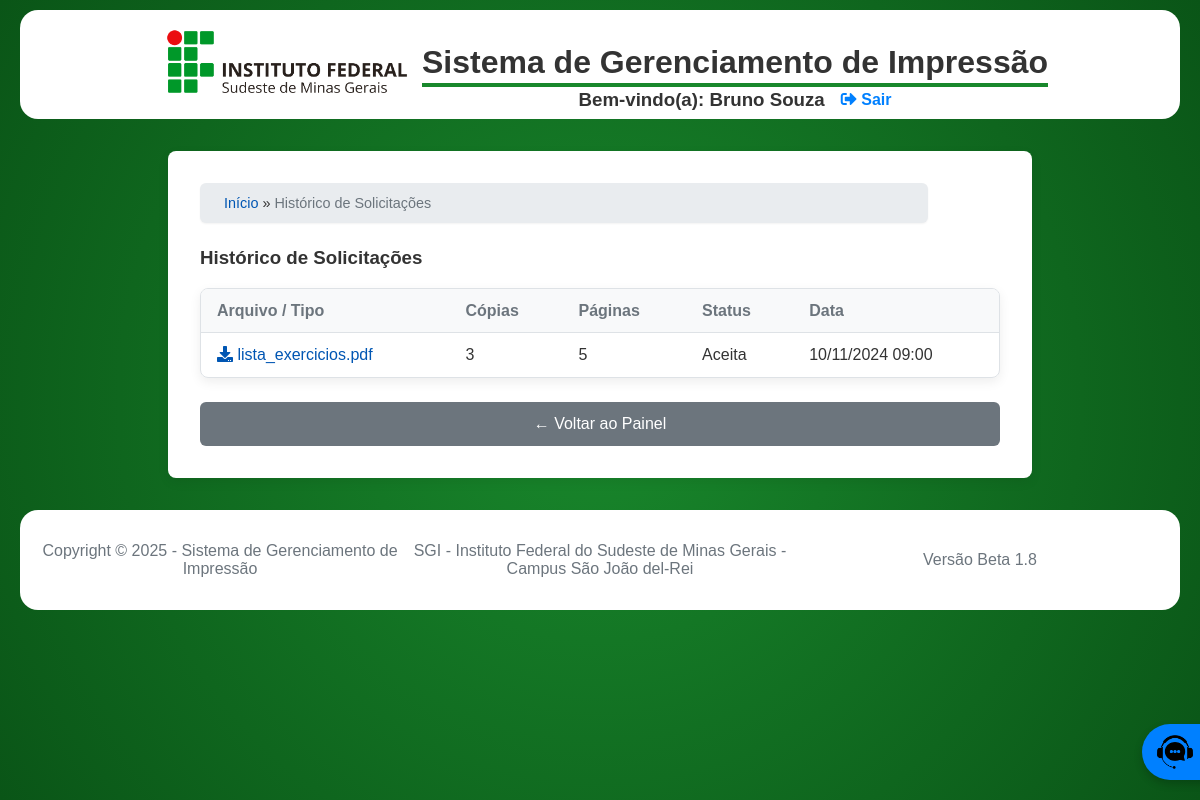
/pages/aluno/historico_solicitacoes.php (signed in), run on an earlier commit of the app's database.
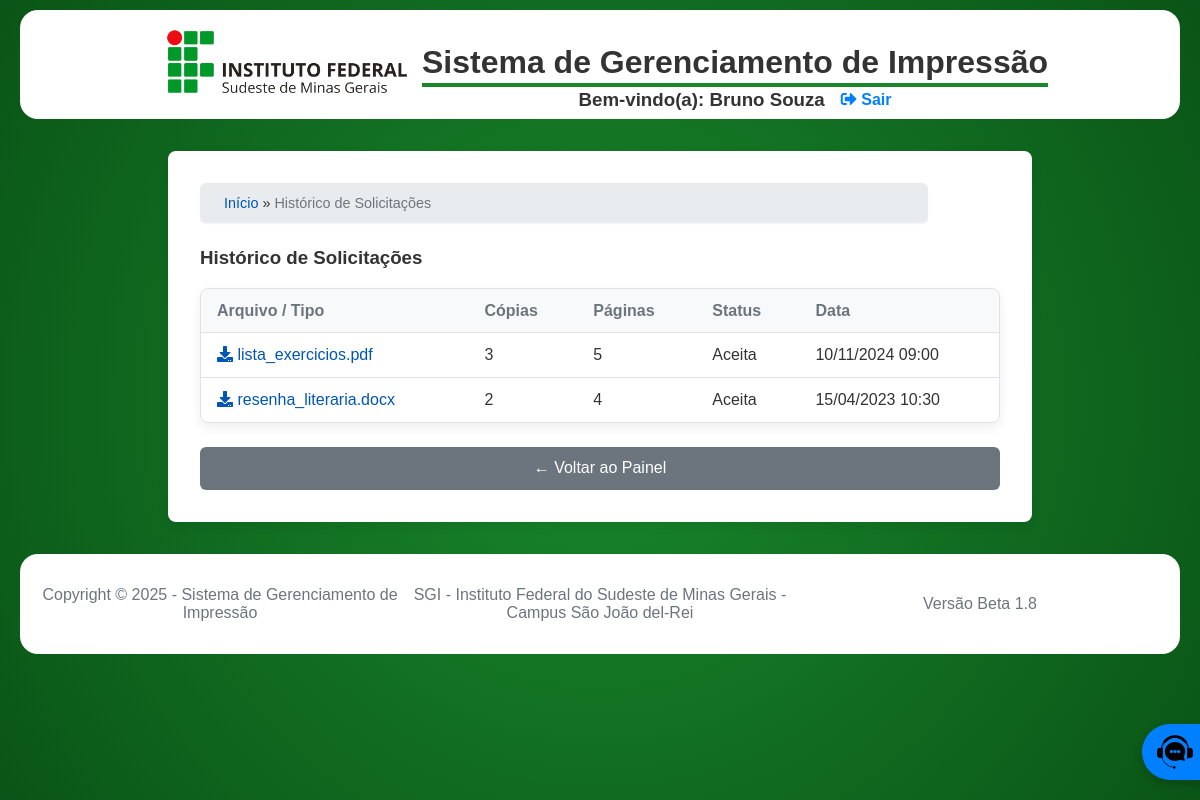
And on a later commit of the database.
### tables this page shows
CREATE TABLE `SolicitacaoImpressao` (
  `id` int(11) NOT NULL AUTO_INCREMENT,
  `cpf_solicitante` char(11) NOT NULL,
  `tipo_solicitante` enum('Aluno','Servidor') NOT NULL,
  `arquivo_path` text DEFAULT NULL,
  `qtd_copias` int(11) NOT NULL,
  `qtd_paginas` int(11) NOT NULL DEFAULT 1,
  `colorida` tinyint(1) NOT NULL DEFAULT 0,
  `status` enum('Nova','Lida','Aceita','Rejeitada') NOT NULL DEFAULT 'Nova',
  `data_criacao` datetime NOT NULL DEFAULT current_timestamp(),
  `reprografia_id` int(11) DEFAULT NULL,
  `arquivada` tinyint(1) NOT NULL DEFAULT 0,
  PRIMARY KEY (`id`),
  KEY `reprografia_id` (`reprografia_id`),
  CONSTRAINT `SolicitacaoImpressao_ibfk_1` FOREIGN KEY (`reprografia_id`) REFERENCES `Reprografia` (`id`) ON DELETE SET NULL
);

### pages/aluno/historico_solicitacoes.php (the view, shortened to what this page needs)
<?php
require_once '../../includes/config.php';
require_once '../../includes/header.php';
$aluno_cpf = $_SESSION['usuario']['cpf'];
$stmt = $conn->prepare(
    'SELECT id, arquivo_path, qtd_copias, qtd_paginas, status, data_criacao
     FROM SolicitacaoImpressao
     WHERE cpf_solicitante = ? AND tipo_solicitante = "Aluno"
     ORDER BY data_criacao DESC'
);
$stmt->execute([$aluno_cpf]);
$solicitacoes = $stmt->fetchAll(PDO::FETCH_ASSOC);
?>
<link rel="stylesheet" href="dashboard_aluno.css?v=<?= ASSET_VERSION ?>">
<main class="container">
    <div class="container-principal">
        <?php
        if (isset($_SESSION['usuario'])) {
            gerar_migalhas();
        }
        ?>
    <h3>Histórico de Solicitações</h3>
    <div id="tabela-solicitacoes">
        <table>
            <thead>
                <tr>
                    <th>Arquivo / Tipo</th>
                    <th>Cópias</th>
                    <th>Páginas</th>
                    <th>Status</th>
                    <th>Data</th>
                </tr>
            </thead>
            <tbody>
                <?php if (empty($solicitacoes)): ?>
                    <tr><td colspan="5" style="text-align: center;">Nenhuma solicitação encontrada no seu histórico.</td></tr>
                <?php else: foreach ($solicitacoes as $s): ?>
                    <tr>
                        <td>
                            <?php
                            if (empty($s['arquivo_path'])) {
                                echo '<strong><i class="fas fa-store-alt"></i> <em>Solicitação no Balcão</em></strong>';
                            } else {
                                echo '<a href="download.php?id_solicitacao=' . htmlspecialchars($s['id']) . '" target="_blank" title="Baixar ' . htmlspecialchars($s['arquivo_path']) . '">';
                                echo '<i class="fas fa-download"></i> ' . htmlspecialchars($s['arquivo_path']);
                                echo '</a>';
                            }
                            ?>
                        </td>
                        <td><?= (int)$s['qtd_copias'] ?></td>
                        <td><?= (int)$s['qtd_paginas'] ?></td>
                        <td><?= htmlspecialchars($s['status']) ?></td>
                        <td><?= htmlspecialchars(date('d/m/Y H:i', strtotime($s['data_criacao']))) ?></td>
                    </tr>
                <?php endforeach; endif; ?>
            </tbody>
        </table>
    </div>
    <button onclick="window.location.href='dashboard_aluno.php'">&larr; Voltar ao Painel</button>
</main>
<?php require_once '../../includes/footer.php'; ?>

### includes/header.php (shortened to what this page needs)
<!DOCTYPE html>
<html lang="pt-BR">
<head>
    <link rel="stylesheet" href="<?= BASE_URL ?>/styles.css?v=<?= ASSET_VERSION ?>">
    <link rel="stylesheet" href="https://cdnjs.cloudflare.com/ajax/libs/font-awesome/5.15.4/css/all.min.css">
</head>
<body>
<header>
    <div>
        <img src="<?= BASE_URL ?>/img/logo_horizontal_ifsudestemg.png" alt="logomarca do IF">
    </div>
    <div class="header-title">
        <h1><?= SITE_NAME ?></h1>
        <hr>
        <?php if (isset($_SESSION['usuario']) && !empty($_SESSION['usuario'])): ?>
            <div class="user-info">
                <h3>Bem-vindo(a): <?= htmlspecialchars($_SESSION['usuario']['nome'] . (isset($_SESSION['usuario']['sobrenome']) ? ' ' . $_SESSION['usuario']['sobrenome'] : '')) ?></h3>
                <a class="logout" href="<?= BASE_URL ?>/includes/logout.php"><i class="fas fa-sign-out-alt"></i> Sair</a>
            </div>
        <?php endif; ?>
    </div>
</header>

### includes/config.php (shortened to what this page needs)
<?php
function gerar_migalhas() {
    $migalhas = '<a href="' . BASE_URL . '/index.php">Início</a>';
    $caminho = parse_url($_SERVER['REQUEST_URI'], PHP_URL_PATH);
    $caminho_base = parse_url(BASE_URL, PHP_URL_PATH);
    if (strpos($caminho, $caminho_base) === 0) {
        $caminho = substr($caminho, strlen($caminho_base));
    }
    $partes = explode('/', trim($caminho, '/'));
    $partes_ignoradas = ['pages', 'admin', 'admin_cad', 'admin_coen', 'aluno', 'servidor', 'reprografo'];
    $url_parcial = BASE_URL;
    foreach ($partes as $parte) {
        if (empty($parte) || in_array($parte, $partes_ignoradas)) {
            $url_parcial .= '/' . $parte;
            continue;
        }
        $url_parcial .= '/' . $parte;
        $nome_exibicao = str_replace(['_', '.php'], [' ', ''], $parte);
        $nome_exibicao = ucwords($nome_exibicao);
        $mapa_nomes = [
            'Dashboard Cad' => 'Painel CAD',
            'Dashboard Coen' => 'Painel COEN',
            'Configurar Semestre' => 'Configurações de Semestre',
            'Gerenciar Turmas' => 'Gerenciar Turmas',
            'Form Aluno' => 'Formulário de Aluno',
            'Form Servidor' => 'Formulário de Servidor',
            'Historico Solicitacoes' => 'Histórico de Solicitações',
            'Relatorio Reprografia' => 'Relatório Reprografia',
            'Dashboard Reprografia' => 'Painel da Reprografia',
        ];
        $nome_exibicao = $mapa_nomes[$nome_exibicao] ?? $nome_exibicao;
        if ($parte === end($partes)) {
            $migalhas .= ' &raquo; <span>' . htmlspecialchars($nome_exibicao) . '</span>';
        } else {
            $migalhas .= ' &raquo; <a href="' . $url_parcial . '">' . htmlspecialchars($nome_exibicao) . '</a>';
        }
    }
    echo '<nav class="trilha-migalhas">' . $migalhas . '</nav>';
}

### includes/footer.php (shortened to what this page needs)
    <footer>
        <p>Copyright &copy; <?php echo CURRENT_YEAR; ?> - <?php echo SITE_NAME; ?></p>
        <p><?php echo SITE_DESCRIPTION; ?></p>
        <p>Versão Beta <?php echo ASSET_VERSION; ?></p>
    </footer>
    <a href="<?= BASE_URL ?>/pages/utils/suporte.php" class="suporte-btn">
        <img src="<?= BASE_URL ?>/img/suporte.png" alt="Suporte" class="icone">
    </a>
</body>
</html>

### styles.css (style rules this page uses)
body { background: radial-gradient(circle at center, #19882c, #0A5517); background-attachment: fixed; font-family: Arial, sans-serif; margin: 0; padding: 0; color: #333; }
header { display: flex; justify-content: center; align-items: center; margin: 10px 20px; padding: 5px; background-color: #FFF; border-radius: 18px; }
header img { width: 250px; margin: 10px; }
header hr { border: 0; height: 4px; background-color: #19882c; margin-top: -20px; }
a { text-decoration: none; }
.logout { color: #0080ff; font-weight: bold; font-size: 16px; }
.user-info { display: flex; align-items: center; justify-content: center; gap: 1rem; margin-top: -24px; margin-bottom: -24px; }
footer { display: flex; justify-content: center; align-items: center; padding: 10px; margin: 10px 20px; height: 80px; border-radius: 18px; text-align: center; font-size: 16px; color: #6c757d; background-color: #FFF; position: relative; }
footer p { margin: 0; flex: 1; }
.suporte-btn { position: fixed; bottom: 20px; right: 20px; margin-right: -150px; background-color: #0080ff; color: white; border: none; border-radius: 50px; padding: 10px 15px; cursor: pointer; display: flex; align-items: center; box-shadow: 0 4px 8px rgba(0, 0, 0, 0.2); z-index: 1000; transition: all 0.3s ease; }
.suporte-btn .icone { width: 36px; height: 36px; margin-right: 10px; }
.trilha-migalhas { background-color: #e9ecef; width: 85%; padding: 0.75rem 1.5rem; border-radius: 6px; margin-bottom: 1.5rem; font-size: 0.9rem; box-shadow: 0 1px 2px rgba(0,0,0,0.05); }
.trilha-migalhas a { color: #0056b3; text-decoration: none; transition: color 0.2s; }
.trilha-migalhas span { color: #6c757d; font-weight: 500; }

### pages/aluno/dashboard_aluno.css (style rules this page uses)
:root { --cor-primaria: #007bff; --cor-primaria-hover: #0056b3; --cor-fundo: #f4f7f6; --cor-superficie: #ffffff; --cor-texto: #212529; --cor-texto-suave: #6c757d; --cor-borda: #dee2e6; --cor-fundo-claro: #f8f9fa; --sombra-card: 0 4px 12px rgba(0, 0, 0, 0.07); --raio-borda: 8px; }
.container { max-width: 800px; margin: 2em auto; padding: 2em; background-color: var(--cor-superficie); border-radius: var(--raio-borda); box-shadow: var(--sombra-card); }
button { background-color: var(--cor-primaria); color: white; border: none; padding: 0.8em 1.5em; border-radius: 6px; font-size: 1em; font-weight: 500; cursor: pointer; width: 100%; transition: background-color 0.2s, transform 0.1s; }
button[onclick^="window.location.href"] { background-color: var(--cor-texto-suave); margin-top: 1.5em; }
#tabela-solicitacoes { overflow-x: auto; border: 1px solid var(--cor-borda); border-radius: var(--raio-borda); box-shadow: var(--sombra-card); }
#tabela-solicitacoes table { width: 100%; border-collapse: collapse; }
#tabela-solicitacoes th, #tabela-solicitacoes td { padding: 0.8em 1em; text-align: left; vertical-align: middle; border-bottom: 1px solid var(--cor-borda); }
#tabela-solicitacoes thead { background-color: var(--cor-fundo-claro); }
#tabela-solicitacoes th { font-weight: 700; color: var(--cor-texto-suave); }
#tabela-solicitacoes tbody tr:last-child td { border-bottom: none; }
#tabela-solicitacoes td a { color: var(--cor-primaria-hover); text-decoration: none; font-weight: 500; }

What changed in the data, as far as the page shows it:
added solicitacaoimpressao: arquivo_path "resenha_literaria.docx", qtd_copias "2", qtd_paginas "4", status "Aceita", data_criacao "15/04/2023 10:30"
